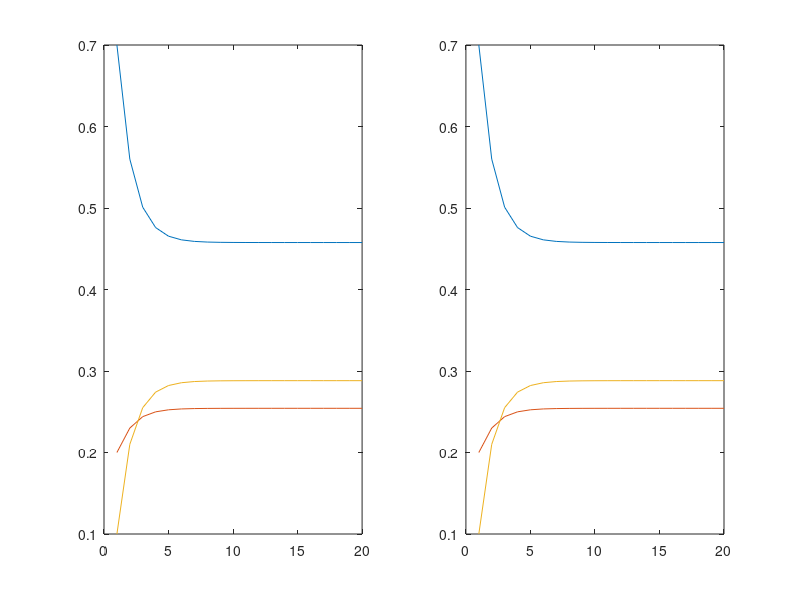

Recreate this plot in MATLAB.
%% alinea a 
T = ([0.7 0.2 0.1;
    0.2 0.3 0.5;
    0.3 0.3 0.4])'
%% alinea b
X=[1;0;0];
X2 = T^2*X
%% alinea c
n=(1:20);

for i = 1:20
    transitions = T^i;
    plotsol(i) = transitions(1);
    plotnuvens(i) = transitions(2);
    plotchuva(i) = transitions(3);
end
subplot(1,2,1)
title("Alinea C")
plot(n,plotsol);
hold on
plot(n,plotnuvens);
plot(n,plotchuva);
hold off
%% alinea d
n=(1:20);
i=1;
while(true)
    transitions = T^i;
    plotsol(i) = transitions(1);
    plotnuvens(i) = transitions(2);
    plotchuva(i) = transitions(3);
    if(i>1)
       if( abs(plotsol(i)- plotsol(i-1) ) < 10^-4)
           break;
       end
       if( abs(plotnuvens(i)- plotnuvens(i-1)) < 10^-4)
           break;
       end
       if( abs(plotchuva(i)- plotchuva(i-1)) < 10^-4)
           break;
       end
    end
   i=i+1;
end
subplot(1,2,2)
title("Alinea D")
plot(n,plotsol);
hold on
plot(n,plotnuvens);
plot(n,plotchuva);
hold off


